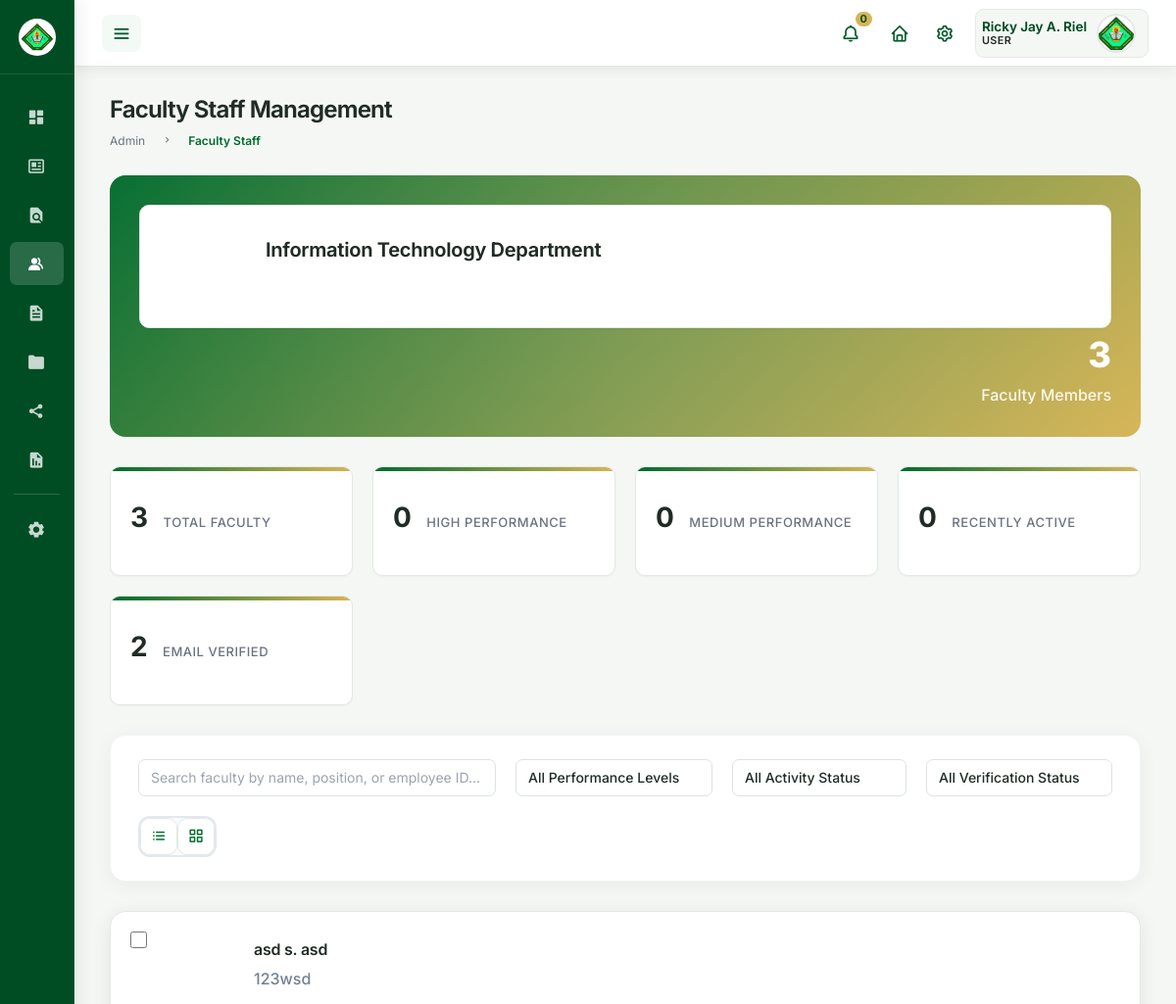
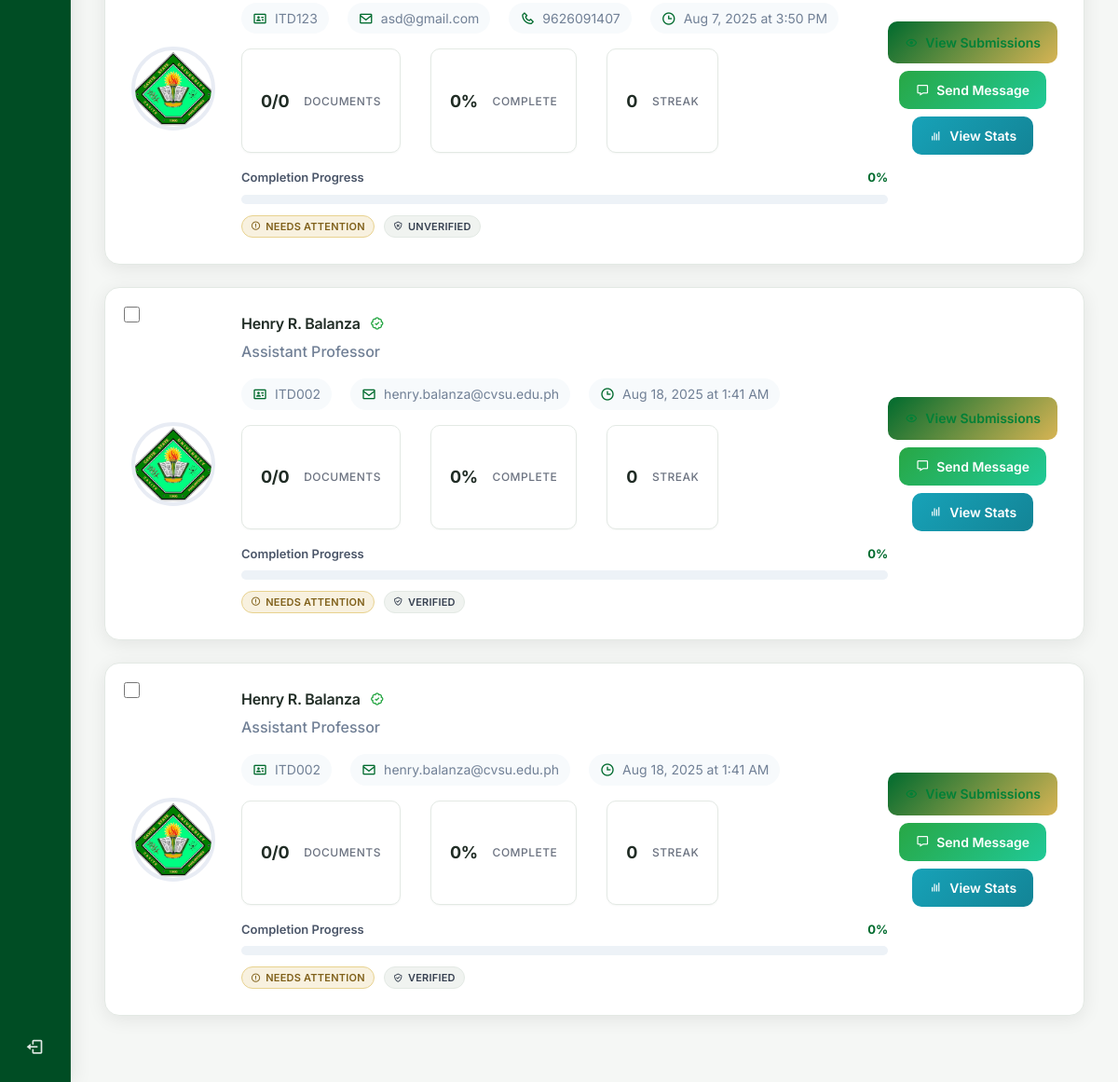
/roles/admin/view-faculty-staff.php (signed in), run on the app's committed database (2 pictures, top to bottom).
### tables this page shows
CREATE TABLE `users` (
  `id` int NOT NULL,
  `username` varchar(50) NOT NULL,
  `email` varchar(255) NOT NULL,
  `password` varchar(255) NOT NULL,
  `role` enum('admin','user','super_admin') NOT NULL DEFAULT 'user',
  `is_approved` tinyint(1) NOT NULL DEFAULT '0',
  `name` varchar(100) NOT NULL,
  `mi` varchar(5) DEFAULT NULL,
  `surname` varchar(100) NOT NULL,
  `employee_id` varchar(20) DEFAULT NULL,
  `position` varchar(100) DEFAULT NULL,
  `department_id` int DEFAULT NULL,
  `is_restricted` tinyint(1) DEFAULT '0',
  `profile_image` varchar(255) DEFAULT NULL,
  `phone` varchar(20) DEFAULT NULL,
  `address` text,
  `date_of_birth` date DEFAULT NULL,
  `hire_date` date DEFAULT NULL,
  `last_login` datetime DEFAULT NULL,
  `failed_login_attempts` int DEFAULT '0',
  `account_locked_until` datetime DEFAULT NULL,
  `email_verified` tinyint(1) DEFAULT '0',
  `email_verification_token` varchar(255) DEFAULT NULL,
  `password_reset_token` varchar(255) DEFAULT NULL,
  `password_reset_expires` datetime DEFAULT NULL,
  `created_at` datetime DEFAULT CURRENT_TIMESTAMP,
  `updated_at` datetime DEFAULT CURRENT_TIMESTAMP ON UPDATE CURRENT_TIMESTAMP,
  `created_by` int DEFAULT NULL,
  `approved_by` int DEFAULT NULL,
  `approved_at` datetime DEFAULT NULL
);

CREATE TABLE `departments` (
  `id` int NOT NULL,
  `department_code` varchar(10) NOT NULL,
  `department_name` varchar(100) NOT NULL,
  `description` text,
  `head_of_department` varchar(100) DEFAULT NULL,
  `contact_email` varchar(255) DEFAULT NULL,
  `contact_phone` varchar(20) DEFAULT NULL,
  `created_at` datetime DEFAULT CURRENT_TIMESTAMP,
  `updated_at` datetime DEFAULT CURRENT_TIMESTAMP ON UPDATE CURRENT_TIMESTAMP,
  `is_active` tinyint(1) DEFAULT '1'
);

### roles/admin/view-faculty-staff.php (the view, shortened to what the rows shown need)
<?php include 'script/faculty-staff.php'; ?>
<!DOCTYPE html>
<html lang="en">
<head>
    <link href='https://unpkg.com/boxicons@2.0.9/css/boxicons.min.css' rel='stylesheet'>
    <link rel="stylesheet" href="assets/css/sidebar.css">
    <link rel="stylesheet" href="assets/css/navbar.css">
    <link rel="stylesheet" href="assets/css/view-staff.css">
    <link rel="stylesheet" href="assets/css/faculty-staff.css">
    <?php include __DIR__ . '/../../includes/theme.php'; ?>
</head>
<body>
    <section id="content">
        <?php include 'components/navbar.html'; ?>
        <main>
            <div class="head-title">
                <div class="left">
                    <h1>Faculty Staff Management</h1>
                </div>
            </div>
            <div class="department-header">
                <div class="department-info">
                    <div>
                        <h2 class="department-title"><?php echo htmlspecialchars($currentAdmin['department_name'] ?? 'Department'); ?></h2>
                        <p class="department-code"><?php echo htmlspecialchars($currentAdmin['department_code'] ?? 'DEPT'); ?> Department</p>
                    </div>
                </div>
            </div>
            <?php if (!empty($facultyStaff)): ?>
                <div class="faculty-list" id="facultyList">
                    <?php foreach ($facultyStaff as $faculty): ?>
                        <?php
                        $stats = getFacultySubmissionStats($pdo, $faculty['id']);
                        $completionRate = $stats['completion_rate'];
                        $completionClass = $completionRate >= 80 ? 'high' : ($completionRate >= 50 ? 'medium' : 'low');
                        $isRecentlyActive = $faculty['recently_active'];
                        $isOnline = $faculty['is_online'];
                        $isEmailVerified = $faculty['email_verified'];
                        $profileImageUrl = getProfileImageUrl($faculty['profile_image']);
                        $originalPath = $faculty['profile_image'];
                        ?>
                         <div class="faculty-card <?php echo $completionClass; ?>-completion"
                            data-name="<?php echo htmlspecialchars(strtolower($faculty['full_name'])); ?>"
                            data-position="<?php echo htmlspecialchars(strtolower($faculty['position'] ?? '')); ?>"
                            data-employee-id="<?php echo htmlspecialchars(strtolower($faculty['employee_id'] ?? '')); ?>"
                            data-completion="<?php echo $completionClass; ?>"
                            data-activity="<?php echo $isRecentlyActive ? 'recent' : 'inactive'; ?>"
                            data-verification="<?php echo $isEmailVerified ? 'verified' : 'unverified'; ?>"
                            data-faculty-id="<?php echo $faculty['id']; ?>">
                            <input type="checkbox" class="faculty-checkbox" value="<?php echo $faculty['id']; ?>">
                            <img src="<?php echo htmlspecialchars($profileImageUrl); ?>"
                                alt="<?php echo htmlspecialchars($faculty['full_name']); ?>"
                                class="faculty-avatar <?php echo $isOnline ? 'online' : ($isRecentlyActive ? 'away' : 'offline'); ?>"
                                data-original-path="<?php echo htmlspecialchars($originalPath ?: ''); ?>"
                                onerror="handleImageError(this)"
                                onload="console.log('Image loaded successfully: ' + this.src)">
                            <div class="faculty-details">
                                <h3 class="faculty-name">
                                    <?php echo htmlspecialchars($faculty['full_name']); ?>
                                    <?php if ($isEmailVerified): ?>
                                        <i class='bx bx-badge-check verified-badge' title="Email Verified"></i>
                                    <?php endif; ?>
                                </h3>
                                <p class="faculty-position"><?php echo htmlspecialchars($faculty['position'] ?? 'Faculty Member'); ?></p>
                                <div class="faculty-meta">
                                    <?php if ($faculty['employee_id']): ?>
                                        <span class="meta-item">
                                            <i class='bx bx-id-card'></i>
                                            <?php echo htmlspecialchars($faculty['employee_id']); ?>
                                        </span>
                                    <?php endif; ?>
                                    <span class="meta-item">
                                        <i class='bx bx-envelope'></i>
                                        <?php echo htmlspecialchars($faculty['email']); ?>
                                    </span>
                                    <?php if ($faculty['phone']): ?>
                                        <span class="meta-item">
                                            <i class='bx bx-phone'></i>
                                            <?php echo htmlspecialchars($faculty['phone']); ?>
                                        </span>
                                    <?php endif; ?>
                                    <span class="meta-item">
                                        <i class='bx bx-time'></i>
                                        <?php echo $faculty['last_login_formatted']; ?>
                                    </span>
                                </div>
                                <div class="faculty-stats">
                                    <div class="stat-item">
                                        <span class="stat-value"><?php echo $stats['total_submitted']; ?>/<?php echo $stats['total_required']; ?></span>
                                        <span class="stat-label">Documents</span>
                                    </div>
                                    <div class="stat-item">
                                        <span class="stat-value"><?php echo $stats['completion_rate']; ?>%</span>
                                        <span class="stat-label">Complete</span>
                                    </div>
                                    <div class="stat-item">
                                        <span class="stat-value"><?php echo $stats['submission_streak']; ?></span>
                                        <span class="stat-label">Streak</span>
                                    </div>
                                </div>
                                <div class="progress-container">
                                    <div class="progress-header">
                                        <span class="progress-label">Completion Progress</span>
                                        <span class="progress-percentage"><?php echo $stats['completion_rate']; ?>%</span>
                                    </div>
                                    <div class="progress-bar">
                                    </div>
                                </div>
                                <div class="status-indicators">
                                    <?php if ($completionRate >= 90): ?>
                                        <span class="status-badge complete">
                                            <i class='bx bx-check-circle'></i> Excellent
                                        </span>
                                    <?php elseif ($completionRate >= 70): ?>
                                        <span class="status-badge partial">
                                            <i class='bx bx-time-five'></i> Good
                                        </span>
                                    <?php else: ?>
                                        <span class="status-badge pending">
                                            <i class='bx bx-error-circle'></i> Needs Attention
                                        </span>
                                    <?php endif; ?>
                                    <span class="status-badge <?php echo $isEmailVerified ? 'verified' : 'unverified'; ?>">
                                        <i class='bx <?php echo $isEmailVerified ? 'bx-check-shield' : 'bx-shield-x'; ?>'></i>
                                        <?php echo $isEmailVerified ? 'Verified' : 'Unverified'; ?>
                                    </span>
                                </div>
                            </div>
                            <div class="action-buttons">
                                <a href="submission_tracker.php?user_id=<?php echo $faculty['id']; ?>" class="btn-view">
                                    <i class='bx bx-show'></i> View Submissions
                                </a>
                                <button class="btn-message" onclick="openMessageModal(<?php echo $faculty['id']; ?>, '<?php echo htmlspecialchars($faculty['full_name'], ENT_QUOTES); ?>')">
                                    <i class='bx bx-message'></i> Send Message
                                </button>
                                <button class="btn-stats" onclick="showDetailedStats(<?php echo $faculty['id']; ?>)">
                                    <i class='bx bx-bar-chart'></i> View Stats
                                </button>
                            </div>
                        </div>
                    <?php endforeach; ?>
                </div>
            <?php endif; ?>
        </main>
    </section>
</body>
</html>

### data on the page
users: department.department_name "Information Technology Department"
users: full_name "asd s. asd", position "123wsd", employee "ITD123", email "asd@gmail.com", phone "9626091407", last_login_formatted "Aug 7, 2025 at 3:50 PM", total_submitted "0", total_required "0", completion_rate "0", submission_streak "0", email_verified 0 (drawn)
users: full_name "Henry R. Balanza", email_verified 1 (drawn), position "Assistant Professor", employee "ITD002", email "henry.balanza@cvsu.edu.ph", last_login_formatted "Aug 18, 2025 at 1:41 AM", total_submitted "0", total_required "0", completion_rate "0", submission_streak "0"

### other printed values
count($facultyStaff) "3"
$totalFaculty "3"
$highCompletion "0"
$mediumCompletion "0"
$recentlyActive "0"
$emailVerified "2"
